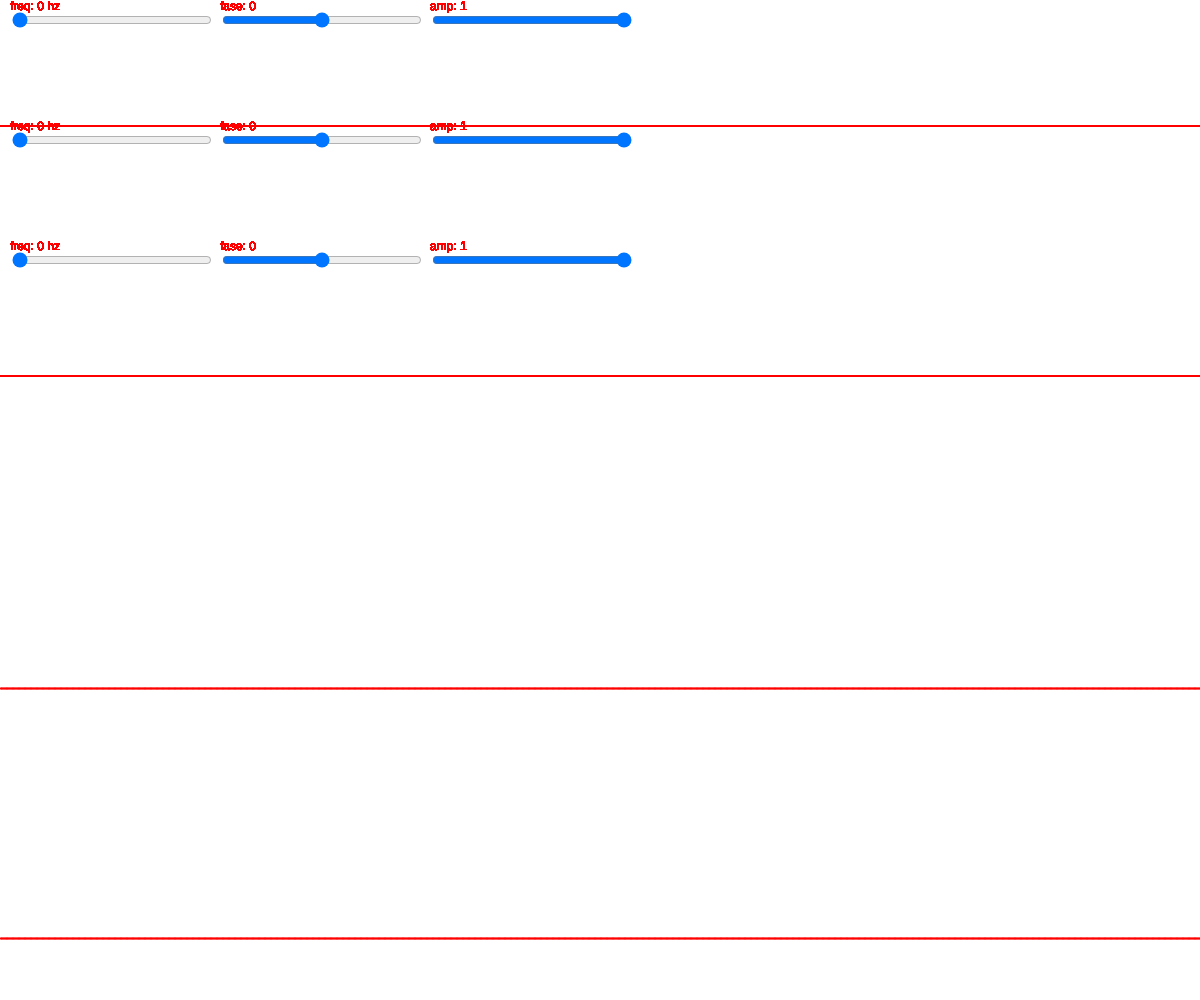
Frame 1 (no input)
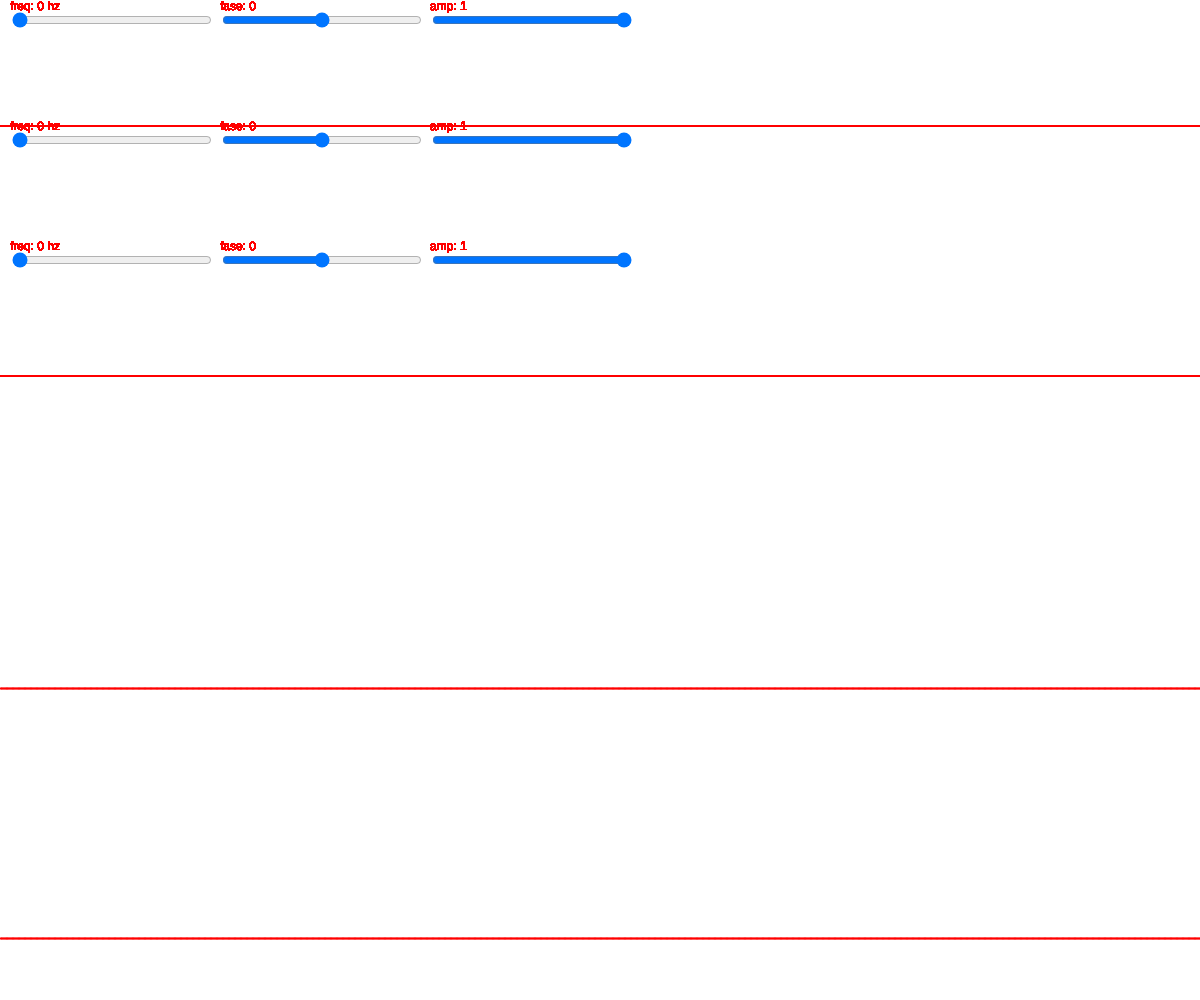
Frame 60 (no input)
Frame 120 (the mouse pressed at the canvas centre since frame 60): identical to frame 60, image omitted

The p5.js sketch that drew these frames (run headless with seeded random() and noise() and a simulated clock; from frame 60 on, the mouse is pressed at the canvas centre):

// p5.js sketch
// ── sketch.js
let c1f, c1o, c1a
let c2f, c2o, c2a
let c3f, c3o, c3a

function setup() {
	createCanvas(windowWidth, windowHeight);
//1
	c1f = createSlider(0, 400, 0, 0.1)
	c1f.position(10, 10)
	c1f.size(200)

	c1o = createSlider(-3, 3, 0, 0.1)
	c1o.position(220, 10)
	c1o.size(200)

	c1a = createSlider(0, 1, 1, 0.1)
	c1a.position(430, 10)
	c1a.size(200)

//2
	c2f = createSlider(0, 400, 0, 0.1)
	c2f.position(10, 130)
	c2f.size(200)

	c2o = createSlider(-3, 3, 0, 0.1)
	c2o.position(220, 130)
	c2o.size(200)

	c2a = createSlider(0, 1, 1, 0.1)
	c2a.position(430, 130)
	c2a.size(200)
//3
	c3f = createSlider(0,400, 0, 0.1)
	c3f.position(10, 250)
	c3f.size(200)

	c3o = createSlider(-3, 3, 0, 0.1)
	c3o.position(220, 250)
	c3o.size(200)

	c3a = createSlider(0, 1, 1, 0.1)
	c3a.position(430, 250)
	c3a.size(200)

}

function windowResized(){
	resizeCanvas(windowWidth, windowHeight);
}

function draw() {
	background(255);


	const mx = 10;
	const my = 2;
	const altezza = height / 4

	const numero_di_punti = 1000;

	const t = frameCount * 0.05;

	noStroke();

	for (let i = 0; i < numero_di_punti; i++) {
		const x = map(i, 0, numero_di_punti, -mx, mx);
		const x_plot = map(x, -mx, mx, 0, width);

		const y1 = sin(x * c1f.value()*0.01 - t * c1o.value()) * c1a.value();
		const y2 = sin(x * c2f.value()*0.01 - t * c2o.value()) * c2a.value();
		const y4 = cos(x * c3f.value()*0.01 - t * c3o.value()) * c3a.value() 
		const y3 = y1 + y2 + y4;

		text('freq: ' + c1f.value() + ' hz', 10,10);
		text('freq: ' + c2f.value() + ' hz', 10,130);
		text('freq: ' + c3f.value() + ' hz', 10,250);

		text('fase: ' + c1o.value(), 220,10);
		text('fase: ' + c2o.value(), 220,130);
		text('fase: ' + c3o.value(), 220,250);

		text('amp: ' + c1a.value(),430,10);
		text('amp: ' + c2a.value(),430,130);
		text('amp: ' + c3a.value(),430,250);


	


		// y1
		fill(255, 0, 0);
		rect(x_plot, map(y1, -my, my, 0, altezza) + altezza * 0, 2, 2);

		// y2
		fill(255, 0, 0);
		rect(x_plot, map(y2, -my, my, 0, altezza) + altezza * 1, 2, 2);

		// y4
		fill(255,0,0)
        rect(x_plot, map(y4, -my, my, 0, altezza) + altezza * 2, 2, 2)

		// y3
		fill(255, 0, 0);
		rect(x_plot, map(y3, -my, my, 0, altezza) + altezza * 3, 2, 2);
	}
}
